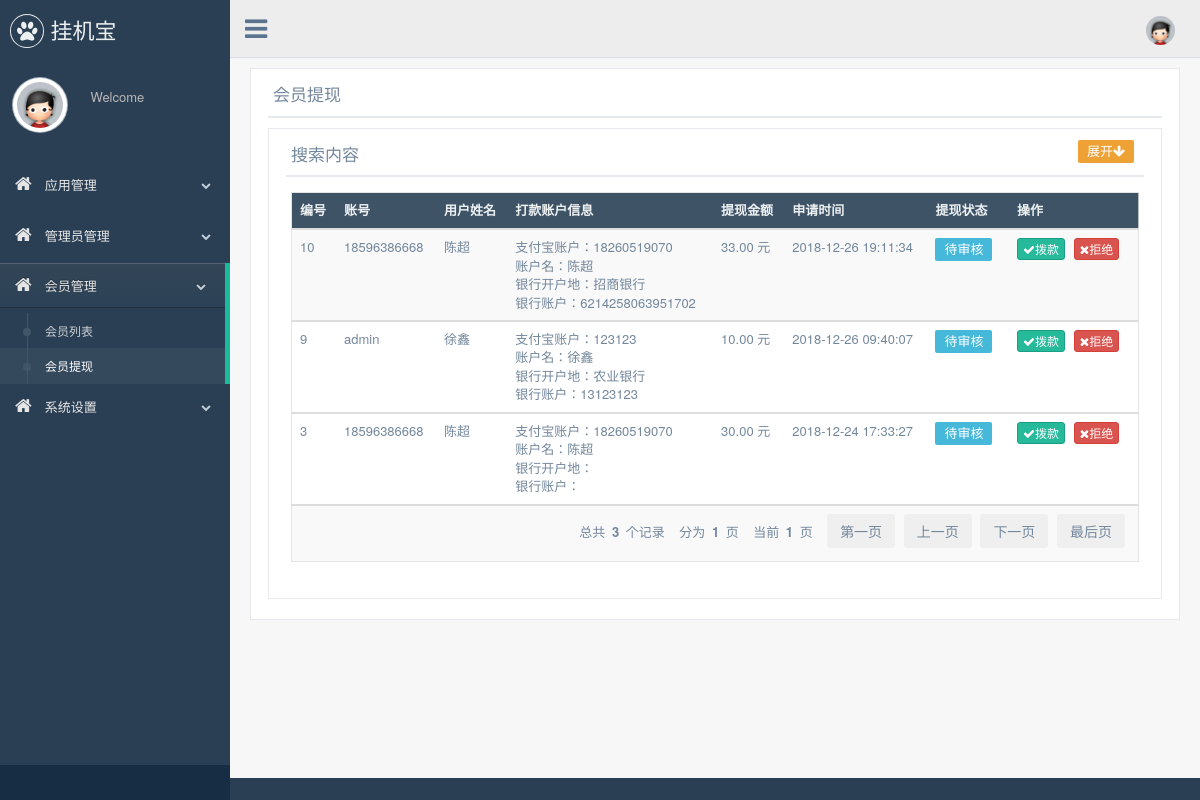
The app's page /back-end/withdraw.php with its own data.
### tables this page shows
CREATE TABLE `withdraw_record` (
  `id` int(6) NOT NULL AUTO_INCREMENT,
  `username` varchar(25) NOT NULL,
  `amount` float(5,2) NOT NULL,
  `alipay` varchar(30) NOT NULL,
  `name` varchar(10) NOT NULL,
  `state` int(1) NOT NULL DEFAULT '0',
  `time` datetime NOT NULL,
  `bankplace` varchar(100) DEFAULT NULL,
  `bankaccount` varchar(30) DEFAULT NULL,
  PRIMARY KEY (`id`)
);

### back-end/withdraw.php (the view, shortened to what this page needs)
<!DOCTYPE html>
<html lang="en">
<head>
    <link href="bootstrap/css/bootstrap.min.css" rel="stylesheet">
    <link href="font-awesome/css/font-awesome.min.css" rel="stylesheet">
    <link href="new_admin/vendors/nprogress/nprogress.css" rel="stylesheet">
    <link href="new_admin/vendors/iCheck/green.css" rel="stylesheet">
    <link href="new_admin/builde/css/custom.min.css" rel="stylesheet">
</head>
<body class="nav-md">
    <div class="container body">
        <div class="main_container">
            <div class="col-md-3 left_col">
                <div class="left_col scroll-view">
                    <div class="navbar nav_title" style="border: 0;">
                        <a href="index.html" class="site_title"><i class="fa fa-paw"></i> <span>挂机宝</span></a>
                    </div>
                    <div class="profile clearfix">
                        <div class="profile_pic">
                            <img src="img/noavatar_middle.gif" alt="..." class="img-circle profile_img">
                        </div>
                        <div class="profile_info">
                            <span>Welcome </span>
                        </div>
                    </div>
                    <br />
                    <div id="sidebar-menu" class="main_menu_side hidden-print main_menu">
                        <div class="menu_section">
                            <ul class="nav side-menu">
                                <li><a><i class="fa fa-home"></i> 应用管理 <span class="fa fa-chevron-down"></span></a>
                                </li>
                                <li><a><i class="fa fa-home"></i> 管理员管理 <span class="fa fa-chevron-down"></span></a>
                                </li>
                                <li><a><i class="fa fa-home"></i> 会员管理 <span class="fa fa-chevron-down"></span></a>
                                    <ul class="nav child_menu">
                                        <li><a href="memberlist.php">
                                                会员列表 </a></li>
                                        <li><a href="withdraw.php">
                                                会员提现 </a></li>
                                    </ul>
                                </li>
                                <li><a><i class="fa fa-home"></i> 系统设置 <span class="fa fa-chevron-down"></span></a>
                                </li>
                            </ul>
                        </div>
                    </div>
                    <div class="sidebar-footer hidden-small">
                        <a data-toggle="tooltip" data-placement="top" title="Settings">
                            <span class="glyphicon glyphicon-cog" aria-hidden="true"></span>
                        </a>
                        <a data-toggle="tooltip" data-placement="top" title="FullScreen">
                            <span class="glyphicon glyphicon-fullscreen" aria-hidden="true"></span>
                        </a>
                        <a data-toggle="tooltip" data-placement="top" title="Lock">
                            <span class="glyphicon glyphicon-eye-close" aria-hidden="true"></span>
                        </a>
                        <a data-toggle="tooltip" data-placement="top" title="Logout" href="#" onclick="app.logout()">
                            <span class="glyphicon glyphicon-off" aria-hidden="true"></span>
                        </a>
                    </div>
                </div>
            </div>
            <div class="top_nav">
                <div class="nav_menu">
                    <nav>
                        <div class="nav toggle">
                            <a id="menu_toggle"><i class="fa fa-bars"></i></a>
                        </div>
                        <ul class="nav navbar-nav navbar-right">
                            <li class="">
                                <a href="javascript:;" class="user-profile dropdown-toggle" data-toggle="dropdown"
                                    aria-expanded="false">
                                    <img src="img/noavatar_middle.gif" alt=""><span id="usernamedis"> <span class=" fa fa-angle-down"></span>
                                </a>
                            </li>
                        </ul>
                    </nav>
                </div>
            </div>
            <div class="right_col" role="main">
                <div class="row">
                <div class="col-md-12 col-sm-12 col-xs-12">
                    <div class="x_panel">
                        <div class="x_title">
                            <h2>会员提现
                            </h2>
                            <div class="clearfix"></div>
                        </div>
                        <div class="x_panel">
                            <div class="x_title">
                                <h2>搜索内容
                                </h2>
                                <span style="float: right;color: white" class="tags_new tag-warning"
                                      onclick="isHidden(this)">展开<i
                                        class="fa fa-arrow-down"></i>                                </span>
                                <div class="clearfix"></div>
                            </div>
                        <div class="x_content">
                            <div class="table-responsive" id="listDiv">
                                <table class="table table-striped jambo_table bulk_action">
                                    <thead>
                                    <tr class="headings">
                                        <th class="column-title">编号</th>
                                        <th class="column-title">账号</th>
                                        <th class="column-title">用户姓名</th>
                                        <th class="column-title">打款账户信息</th>
                                        <th class="column-title">提现金额</th>
                                        <th class="column-title">申请时间</th>
                                        <th class="column-title">提现状态</th>
                                        <th class="column-title">操作</th>
                                    </tr>
                                    </thead>
                                    <tbody>
                                    <?php
                                    include('../api/connect.php');
                                    if (empty($_GET['page'])) {
                                        $page='1';
                                    } else {
                                        $page=$_GET['page'];
                                    }
                                    $page=($page-1)*10;
                                    $sql ="select count(*) c from withdraw_record";
                                    $res = $mysqli->query($sql);
                                    $row= $res->fetch_assoc();
                                    $count=$row['c'];
                                    $sql = "select * from withdraw_record order by id desc limit $page,10;";
                                    $res = $mysqli->query($sql);
                                    while ($row= $res->fetch_assoc()) {
                                        ?>
                                    <tr class="even pointer">
                                            <td><?php echo $row['id'] ?></td>
                                            <td><?php echo $row['username'] ?></td>
                                            <td><?php echo $row['name'] ?></td>
                                            <td>
                                                支付宝账户：<?php echo $row['alipay'] ?><br/>
                                                账户名：<?php echo $row['name'] ?><br/>
                                                银行开户地：<?php echo $row['bankplace'] ?><br />
                                                银行账户：<?php echo $row['bankaccount'] ?><br/>
                                                                                                </td>
                                            <td><?php echo $row['amount'] ?>                                                元                                            </td>
                                            <td><?php echo $row['time'] ?></td>
                                            <td>
                                                <span class='tags_new <?php
                                                if($row['state']==0)
                                                echo "tag-info";
                                                else if($row['state']==1)
                                                echo "tag-success";
                                                else{
                                                    echo "tag-danger";
                                                }
                                                ?>'><?php
                                                if($row['state']==0)
                                                echo "待审核";
                                                else if($row['state']==1)
                                                echo "已拨款";
                                                else{
                                                    echo "已拒绝";
                                                }
                                                 ?></span>
                                                                                                </td>
                                            <td>
                                            <div <?php
                                             if($row['state']==1)
                                             echo "hidden";
                                             else if($row['state']==3){
                                                 echo "hidden";
                                             }
                                            ?>>
                                                <a href="javascript:;"
                                                       class="btn btn-success btn-xs" data-id="<?php echo $row['id'] ?>" onclick="bokuan(this)"><i class="fa fa-check" ></i>拨款
                                                    </a>
                                                    <a href="javascript:;"
                                                       class="btn btn-danger btn-xs" data-id="<?php echo $row['id'] ?>" onclick="jujue(this)"><i class="fa fa-remove"  ></i>拒绝
                                                    </a>
                                            </div>
                                            </td>
                                        </tr>                  </tbody>
                                    <tr>
                                    <?php }?>
                                        <td colspan="12">
                                            <div class="f-right"style="float: right" id="page_go_url" data-url="">
    总共<span style="font-weight:bold;margin:3px 3px 3px 3px;"> <?php echo $count ?>  </span>个记录&nbsp;&nbsp;&nbsp;
    分为<span style="font-weight:bold;margin: 3px 3px 3px 3px;"> <?php echo (int)(($count-1)/10)+1 ?> </span>页&nbsp;&nbsp;&nbsp;
    当前<span style="font-weight:bold;margin: 3px 3px 3px 3px;">  <?php echo $page/10+1?> </span>页&nbsp;&nbsp;&nbsp;
    <button type="button" class="btn btn-white" onclick="gotoPageFirst();">第一页
    </button>
    <button type="button" class="btn btn-white" onclick="gotoPagePrev();">上一页
    </button>
    <button type="button" class="btn btn-white" onclick="gotoPageNext();">
        下一页
    </button>
    <button type="button" class="btn btn-white" onclick="gotoPageLast();">
        最后页
    </button>
</div>
                                        </td>
                                    </tr>
                                </table>
                            </div>
                        </div>
                    </div>
                </div>
            </div>
                <br />
            </div>
        </div>
    </div>
</body>
</html>

### back-end/withdraw.php (style rules this page uses)
.tags_new { -webkit-border-radius:2px; display:block; float: left; padding: 5px 9px; margin-right: 5px; font-weight: 500; margin-bottom: 5px; font-family: Helvetica; line-height:1; color: white; }
.tag-warning { background: #eea236!important; }
.tag-info { background: #46b8da!important; }

### records on screen
withdraw_record: id "10", username "18596386668", name "陈超", alipay "18260519070", bankplace "招商银行", bankaccount "6214258063951702", amount "33.00", time "2018-12-26 19:11:34", state "待审核"
withdraw_record: id "9", username "admin", name "徐鑫", alipay "123123", bankplace "农业银行", bankaccount "13123123", amount "10.00", time "2018-12-26 09:40:07", state "待审核"
withdraw_record: id "3", username "18596386668", name "陈超", alipay "18260519070", amount "30.00", time "2018-12-24 17:33:27", state "待审核"

### other values on screen
$count "3"
$page/10+1 "1"
